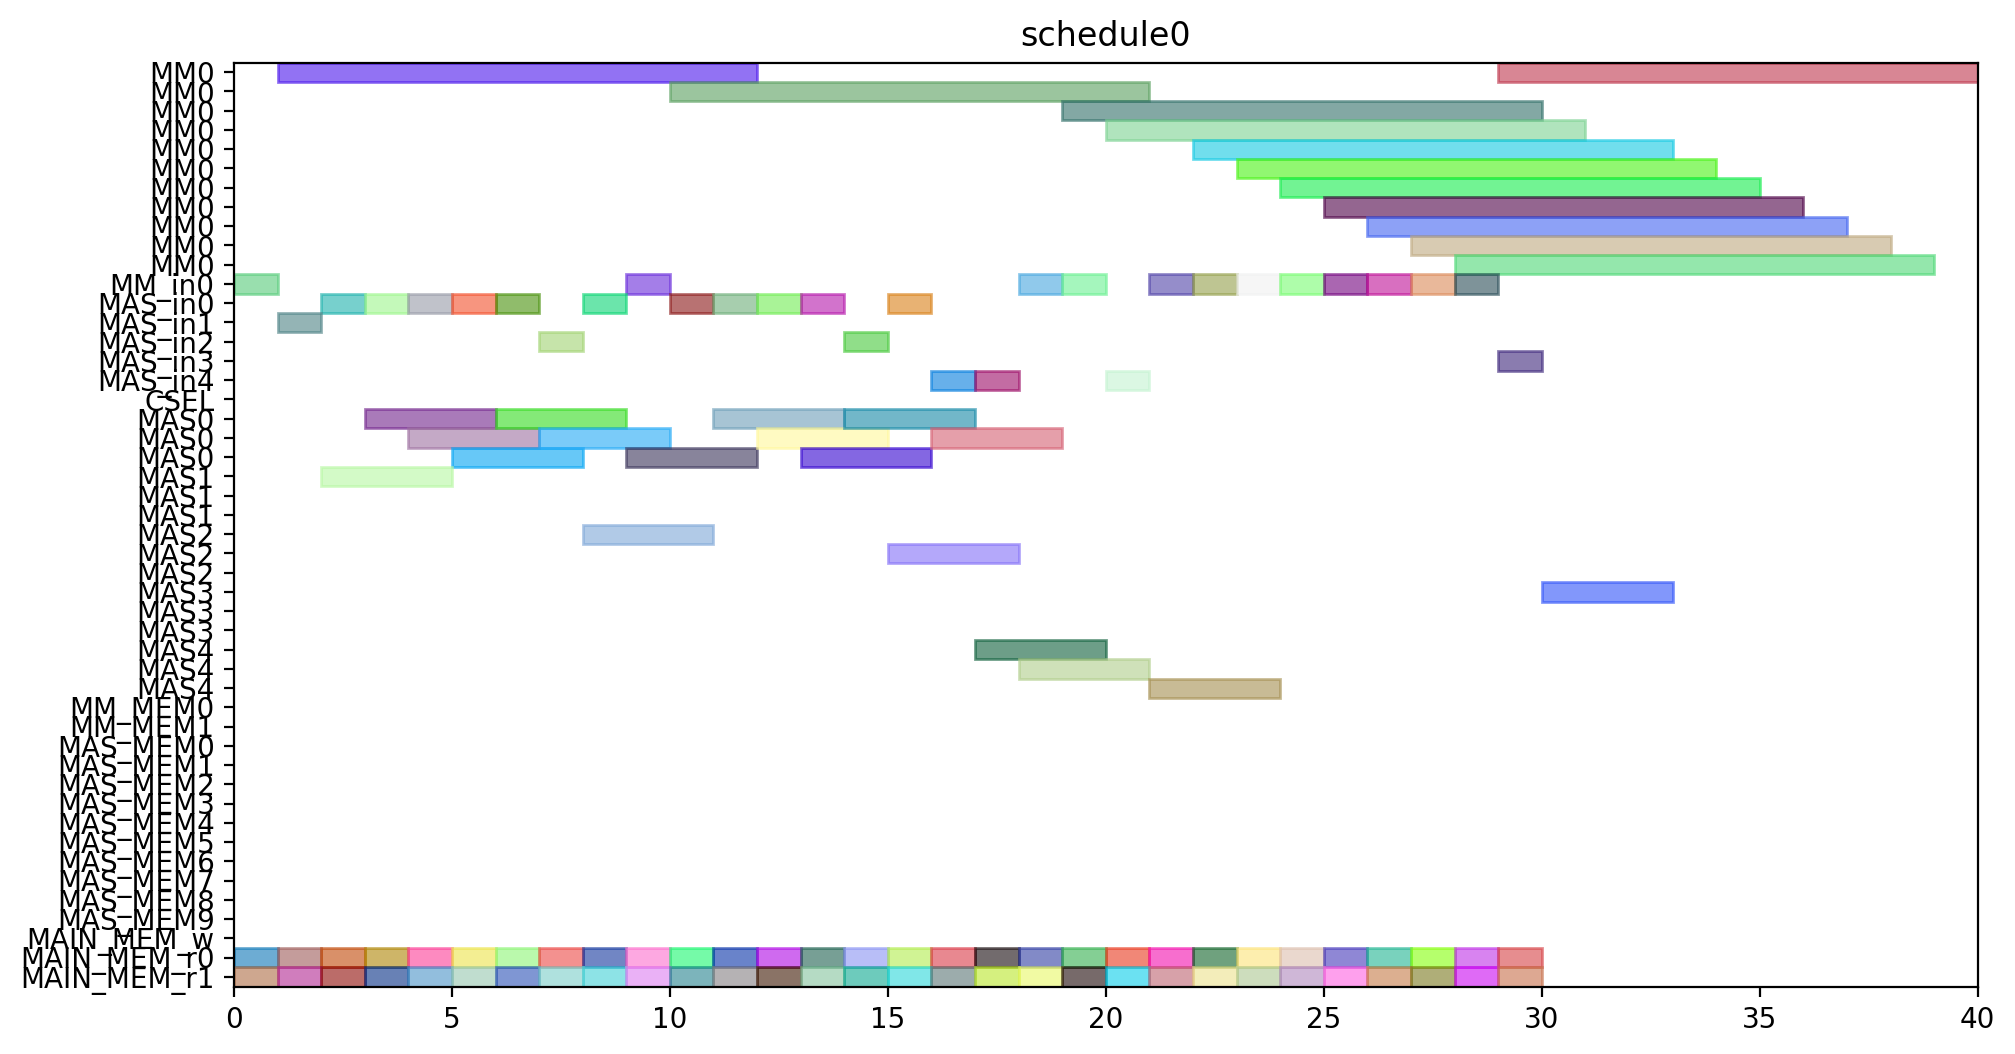

Recreate this plot in Python.
from pyschedule import Scenario, solvers, plotters, alt


def solve():
	horizon = 120
	S = Scenario("schedule0", horizon=horizon)

	# resource
	MM = S.Resources('MM', num=1, size=11)
	MM_in = S.Resources('MM_in', num=1)
	MAS_in = S.Resources('MAS_in', num=5)
	CSEL = S.Resource('CSEL')
	MAS = S.Resources('MAS', num=5, size=3, periods=range(1, horizon))
	MM_MEM = S.Resources('MM_MEM', num=2)
	MAS_MEM = S.Resources('MAS_MEM', num=10)
	MAIN_MEM_w = S.Resource('MAIN_MEM_w', size=1)
	MAIN_MEM_r = S.Resources('MAIN_MEM_r', num=2)

	# result of previous scheduling

	# new tasks
	T1_t0 = S.Task('T1_t0', length=3, delay_cost=1)
	T1_t0 += alt(MAS)
	T1_t0_in = S.Task('T1_t0_in', length=1, delay_cost=1)
	T1_t0_in += alt(MAS_in)
	S += T1_t0_in*MAS_in[0]<=T1_t0*MAS[0]

	S += T1_t0_in*MAS_in[1]<=T1_t0*MAS[1]

	S += T1_t0_in*MAS_in[2]<=T1_t0*MAS[2]

	S += T1_t0_in*MAS_in[3]<=T1_t0*MAS[3]

	S += T1_t0_in*MAS_in[4]<=T1_t0*MAS[4]

	T1_t0_mem0 = S.Task('T1_t0_mem0', length=1, delay_cost=1)
	T1_t0_mem0 += MAIN_MEM_r[0]
	S += T1_t0_mem0 <= T1_t0

	T1_t0_mem1 = S.Task('T1_t0_mem1', length=1, delay_cost=1)
	T1_t0_mem1 += MAIN_MEM_r[1]
	S += T1_t0_mem1 <= T1_t0

	T1_t1 = S.Task('T1_t1', length=3, delay_cost=1)
	T1_t1 += alt(MAS)
	T1_t1_in = S.Task('T1_t1_in', length=1, delay_cost=1)
	T1_t1_in += alt(MAS_in)
	S += T1_t1_in*MAS_in[0]<=T1_t1*MAS[0]

	S += T1_t1_in*MAS_in[1]<=T1_t1*MAS[1]

	S += T1_t1_in*MAS_in[2]<=T1_t1*MAS[2]

	S += T1_t1_in*MAS_in[3]<=T1_t1*MAS[3]

	S += T1_t1_in*MAS_in[4]<=T1_t1*MAS[4]

	T1_t1_mem0 = S.Task('T1_t1_mem0', length=1, delay_cost=1)
	T1_t1_mem0 += MAIN_MEM_r[0]
	S += T1_t1_mem0 <= T1_t1

	T1_t1_mem1 = S.Task('T1_t1_mem1', length=1, delay_cost=1)
	T1_t1_mem1 += MAIN_MEM_r[1]
	S += T1_t1_mem1 <= T1_t1

	T1_t3 = S.Task('T1_t3', length=11, delay_cost=1)
	T1_t3 += alt(MM)
	T1_t3_in = S.Task('T1_t3_in', length=1, delay_cost=1)
	T1_t3_in += alt(MM_in)
	S += T1_t3_in*MM_in[0]<=T1_t3*MM[0]
	T1_t3_mem0 = S.Task('T1_t3_mem0', length=1, delay_cost=1)
	T1_t3_mem0 += MAIN_MEM_r[0]
	S += T1_t3_mem0 <= T1_t3

	T1_t3_mem1 = S.Task('T1_t3_mem1', length=1, delay_cost=1)
	T1_t3_mem1 += MAIN_MEM_r[1]
	S += T1_t3_mem1 <= T1_t3

	T2_t0 = S.Task('T2_t0', length=11, delay_cost=1)
	T2_t0 += alt(MM)
	T2_t0_in = S.Task('T2_t0_in', length=1, delay_cost=1)
	T2_t0_in += alt(MM_in)
	S += T2_t0_in*MM_in[0]<=T2_t0*MM[0]
	T2_t0_mem0 = S.Task('T2_t0_mem0', length=1, delay_cost=1)
	T2_t0_mem0 += MAIN_MEM_r[0]
	S += T2_t0_mem0 <= T2_t0

	T2_t0_mem1 = S.Task('T2_t0_mem1', length=1, delay_cost=1)
	T2_t0_mem1 += MAIN_MEM_r[1]
	S += T2_t0_mem1 <= T2_t0

	T2_t1 = S.Task('T2_t1', length=11, delay_cost=1)
	T2_t1 += alt(MM)
	T2_t1_in = S.Task('T2_t1_in', length=1, delay_cost=1)
	T2_t1_in += alt(MM_in)
	S += T2_t1_in*MM_in[0]<=T2_t1*MM[0]
	T2_t1_mem0 = S.Task('T2_t1_mem0', length=1, delay_cost=1)
	T2_t1_mem0 += MAIN_MEM_r[0]
	S += T2_t1_mem0 <= T2_t1

	T2_t1_mem1 = S.Task('T2_t1_mem1', length=1, delay_cost=1)
	T2_t1_mem1 += MAIN_MEM_r[1]
	S += T2_t1_mem1 <= T2_t1

	T2_t2 = S.Task('T2_t2', length=3, delay_cost=1)
	T2_t2 += alt(MAS)
	T2_t2_in = S.Task('T2_t2_in', length=1, delay_cost=1)
	T2_t2_in += alt(MAS_in)
	S += T2_t2_in*MAS_in[0]<=T2_t2*MAS[0]

	S += T2_t2_in*MAS_in[1]<=T2_t2*MAS[1]

	S += T2_t2_in*MAS_in[2]<=T2_t2*MAS[2]

	S += T2_t2_in*MAS_in[3]<=T2_t2*MAS[3]

	S += T2_t2_in*MAS_in[4]<=T2_t2*MAS[4]

	T2_t2_mem0 = S.Task('T2_t2_mem0', length=1, delay_cost=1)
	T2_t2_mem0 += MAIN_MEM_r[0]
	S += T2_t2_mem0 <= T2_t2

	T2_t2_mem1 = S.Task('T2_t2_mem1', length=1, delay_cost=1)
	T2_t2_mem1 += MAIN_MEM_r[1]
	S += T2_t2_mem1 <= T2_t2

	T2_t3 = S.Task('T2_t3', length=3, delay_cost=1)
	T2_t3 += alt(MAS)
	T2_t3_in = S.Task('T2_t3_in', length=1, delay_cost=1)
	T2_t3_in += alt(MAS_in)
	S += T2_t3_in*MAS_in[0]<=T2_t3*MAS[0]

	S += T2_t3_in*MAS_in[1]<=T2_t3*MAS[1]

	S += T2_t3_in*MAS_in[2]<=T2_t3*MAS[2]

	S += T2_t3_in*MAS_in[3]<=T2_t3*MAS[3]

	S += T2_t3_in*MAS_in[4]<=T2_t3*MAS[4]

	T2_t3_mem0 = S.Task('T2_t3_mem0', length=1, delay_cost=1)
	T2_t3_mem0 += MAIN_MEM_r[0]
	S += T2_t3_mem0 <= T2_t3

	T2_t3_mem1 = S.Task('T2_t3_mem1', length=1, delay_cost=1)
	T2_t3_mem1 += MAIN_MEM_r[1]
	S += T2_t3_mem1 <= T2_t3

	T3_t0 = S.Task('T3_t0', length=11, delay_cost=1)
	T3_t0 += alt(MM)
	T3_t0_in = S.Task('T3_t0_in', length=1, delay_cost=1)
	T3_t0_in += alt(MM_in)
	S += T3_t0_in*MM_in[0]<=T3_t0*MM[0]
	T3_t0_mem0 = S.Task('T3_t0_mem0', length=1, delay_cost=1)
	T3_t0_mem0 += MAIN_MEM_r[0]
	S += T3_t0_mem0 <= T3_t0

	T3_t0_mem1 = S.Task('T3_t0_mem1', length=1, delay_cost=1)
	T3_t0_mem1 += MAIN_MEM_r[1]
	S += T3_t0_mem1 <= T3_t0

	T3_t1 = S.Task('T3_t1', length=11, delay_cost=1)
	T3_t1 += alt(MM)
	T3_t1_in = S.Task('T3_t1_in', length=1, delay_cost=1)
	T3_t1_in += alt(MM_in)
	S += T3_t1_in*MM_in[0]<=T3_t1*MM[0]
	T3_t1_mem0 = S.Task('T3_t1_mem0', length=1, delay_cost=1)
	T3_t1_mem0 += MAIN_MEM_r[0]
	S += T3_t1_mem0 <= T3_t1

	T3_t1_mem1 = S.Task('T3_t1_mem1', length=1, delay_cost=1)
	T3_t1_mem1 += MAIN_MEM_r[1]
	S += T3_t1_mem1 <= T3_t1

	T3_t2 = S.Task('T3_t2', length=3, delay_cost=1)
	T3_t2 += alt(MAS)
	T3_t2_in = S.Task('T3_t2_in', length=1, delay_cost=1)
	T3_t2_in += alt(MAS_in)
	S += T3_t2_in*MAS_in[0]<=T3_t2*MAS[0]

	S += T3_t2_in*MAS_in[1]<=T3_t2*MAS[1]

	S += T3_t2_in*MAS_in[2]<=T3_t2*MAS[2]

	S += T3_t2_in*MAS_in[3]<=T3_t2*MAS[3]

	S += T3_t2_in*MAS_in[4]<=T3_t2*MAS[4]

	T3_t2_mem0 = S.Task('T3_t2_mem0', length=1, delay_cost=1)
	T3_t2_mem0 += MAIN_MEM_r[0]
	S += T3_t2_mem0 <= T3_t2

	T3_t2_mem1 = S.Task('T3_t2_mem1', length=1, delay_cost=1)
	T3_t2_mem1 += MAIN_MEM_r[1]
	S += T3_t2_mem1 <= T3_t2

	T3_t3 = S.Task('T3_t3', length=3, delay_cost=1)
	T3_t3 += alt(MAS)
	T3_t3_in = S.Task('T3_t3_in', length=1, delay_cost=1)
	T3_t3_in += alt(MAS_in)
	S += T3_t3_in*MAS_in[0]<=T3_t3*MAS[0]

	S += T3_t3_in*MAS_in[1]<=T3_t3*MAS[1]

	S += T3_t3_in*MAS_in[2]<=T3_t3*MAS[2]

	S += T3_t3_in*MAS_in[3]<=T3_t3*MAS[3]

	S += T3_t3_in*MAS_in[4]<=T3_t3*MAS[4]

	T3_t3_mem0 = S.Task('T3_t3_mem0', length=1, delay_cost=1)
	T3_t3_mem0 += MAIN_MEM_r[0]
	S += T3_t3_mem0 <= T3_t3

	T3_t3_mem1 = S.Task('T3_t3_mem1', length=1, delay_cost=1)
	T3_t3_mem1 += MAIN_MEM_r[1]
	S += T3_t3_mem1 <= T3_t3

	T4_t0 = S.Task('T4_t0', length=11, delay_cost=1)
	T4_t0 += alt(MM)
	T4_t0_in = S.Task('T4_t0_in', length=1, delay_cost=1)
	T4_t0_in += alt(MM_in)
	S += T4_t0_in*MM_in[0]<=T4_t0*MM[0]
	T4_t0_mem0 = S.Task('T4_t0_mem0', length=1, delay_cost=1)
	T4_t0_mem0 += MAIN_MEM_r[0]
	S += T4_t0_mem0 <= T4_t0

	T4_t0_mem1 = S.Task('T4_t0_mem1', length=1, delay_cost=1)
	T4_t0_mem1 += MAIN_MEM_r[1]
	S += T4_t0_mem1 <= T4_t0

	T4_t1 = S.Task('T4_t1', length=11, delay_cost=1)
	T4_t1 += alt(MM)
	T4_t1_in = S.Task('T4_t1_in', length=1, delay_cost=1)
	T4_t1_in += alt(MM_in)
	S += T4_t1_in*MM_in[0]<=T4_t1*MM[0]
	T4_t1_mem0 = S.Task('T4_t1_mem0', length=1, delay_cost=1)
	T4_t1_mem0 += MAIN_MEM_r[0]
	S += T4_t1_mem0 <= T4_t1

	T4_t1_mem1 = S.Task('T4_t1_mem1', length=1, delay_cost=1)
	T4_t1_mem1 += MAIN_MEM_r[1]
	S += T4_t1_mem1 <= T4_t1

	T4_t2 = S.Task('T4_t2', length=3, delay_cost=1)
	T4_t2 += alt(MAS)
	T4_t2_in = S.Task('T4_t2_in', length=1, delay_cost=1)
	T4_t2_in += alt(MAS_in)
	S += T4_t2_in*MAS_in[0]<=T4_t2*MAS[0]

	S += T4_t2_in*MAS_in[1]<=T4_t2*MAS[1]

	S += T4_t2_in*MAS_in[2]<=T4_t2*MAS[2]

	S += T4_t2_in*MAS_in[3]<=T4_t2*MAS[3]

	S += T4_t2_in*MAS_in[4]<=T4_t2*MAS[4]

	T4_t2_mem0 = S.Task('T4_t2_mem0', length=1, delay_cost=1)
	T4_t2_mem0 += MAIN_MEM_r[0]
	S += T4_t2_mem0 <= T4_t2

	T4_t2_mem1 = S.Task('T4_t2_mem1', length=1, delay_cost=1)
	T4_t2_mem1 += MAIN_MEM_r[1]
	S += T4_t2_mem1 <= T4_t2

	T4_t3 = S.Task('T4_t3', length=3, delay_cost=1)
	T4_t3 += alt(MAS)
	T4_t3_in = S.Task('T4_t3_in', length=1, delay_cost=1)
	T4_t3_in += alt(MAS_in)
	S += T4_t3_in*MAS_in[0]<=T4_t3*MAS[0]

	S += T4_t3_in*MAS_in[1]<=T4_t3*MAS[1]

	S += T4_t3_in*MAS_in[2]<=T4_t3*MAS[2]

	S += T4_t3_in*MAS_in[3]<=T4_t3*MAS[3]

	S += T4_t3_in*MAS_in[4]<=T4_t3*MAS[4]

	T4_t3_mem0 = S.Task('T4_t3_mem0', length=1, delay_cost=1)
	T4_t3_mem0 += MAIN_MEM_r[0]
	S += T4_t3_mem0 <= T4_t3

	T4_t3_mem1 = S.Task('T4_t3_mem1', length=1, delay_cost=1)
	T4_t3_mem1 += MAIN_MEM_r[1]
	S += T4_t3_mem1 <= T4_t3

	T5_t0 = S.Task('T5_t0', length=3, delay_cost=1)
	T5_t0 += alt(MAS)
	T5_t0_in = S.Task('T5_t0_in', length=1, delay_cost=1)
	T5_t0_in += alt(MAS_in)
	S += T5_t0_in*MAS_in[0]<=T5_t0*MAS[0]

	S += T5_t0_in*MAS_in[1]<=T5_t0*MAS[1]

	S += T5_t0_in*MAS_in[2]<=T5_t0*MAS[2]

	S += T5_t0_in*MAS_in[3]<=T5_t0*MAS[3]

	S += T5_t0_in*MAS_in[4]<=T5_t0*MAS[4]

	T5_t0_mem0 = S.Task('T5_t0_mem0', length=1, delay_cost=1)
	T5_t0_mem0 += MAIN_MEM_r[0]
	S += T5_t0_mem0 <= T5_t0

	T5_t0_mem1 = S.Task('T5_t0_mem1', length=1, delay_cost=1)
	T5_t0_mem1 += MAIN_MEM_r[1]
	S += T5_t0_mem1 <= T5_t0

	T5_t1 = S.Task('T5_t1', length=3, delay_cost=1)
	T5_t1 += alt(MAS)
	T5_t1_in = S.Task('T5_t1_in', length=1, delay_cost=1)
	T5_t1_in += alt(MAS_in)
	S += T5_t1_in*MAS_in[0]<=T5_t1*MAS[0]

	S += T5_t1_in*MAS_in[1]<=T5_t1*MAS[1]

	S += T5_t1_in*MAS_in[2]<=T5_t1*MAS[2]

	S += T5_t1_in*MAS_in[3]<=T5_t1*MAS[3]

	S += T5_t1_in*MAS_in[4]<=T5_t1*MAS[4]

	T5_t1_mem0 = S.Task('T5_t1_mem0', length=1, delay_cost=1)
	T5_t1_mem0 += MAIN_MEM_r[0]
	S += T5_t1_mem0 <= T5_t1

	T5_t1_mem1 = S.Task('T5_t1_mem1', length=1, delay_cost=1)
	T5_t1_mem1 += MAIN_MEM_r[1]
	S += T5_t1_mem1 <= T5_t1

	T5_t3 = S.Task('T5_t3', length=11, delay_cost=1)
	T5_t3 += alt(MM)
	T5_t3_in = S.Task('T5_t3_in', length=1, delay_cost=1)
	T5_t3_in += alt(MM_in)
	S += T5_t3_in*MM_in[0]<=T5_t3*MM[0]
	T5_t3_mem0 = S.Task('T5_t3_mem0', length=1, delay_cost=1)
	T5_t3_mem0 += MAIN_MEM_r[0]
	S += T5_t3_mem0 <= T5_t3

	T5_t3_mem1 = S.Task('T5_t3_mem1', length=1, delay_cost=1)
	T5_t3_mem1 += MAIN_MEM_r[1]
	S += T5_t3_mem1 <= T5_t3

	T6_t0 = S.Task('T6_t0', length=11, delay_cost=1)
	T6_t0 += alt(MM)
	T6_t0_in = S.Task('T6_t0_in', length=1, delay_cost=1)
	T6_t0_in += alt(MM_in)
	S += T6_t0_in*MM_in[0]<=T6_t0*MM[0]
	T6_t0_mem0 = S.Task('T6_t0_mem0', length=1, delay_cost=1)
	T6_t0_mem0 += MAIN_MEM_r[0]
	S += T6_t0_mem0 <= T6_t0

	T6_t0_mem1 = S.Task('T6_t0_mem1', length=1, delay_cost=1)
	T6_t0_mem1 += MAIN_MEM_r[1]
	S += T6_t0_mem1 <= T6_t0

	T6_t1 = S.Task('T6_t1', length=11, delay_cost=1)
	T6_t1 += alt(MM)
	T6_t1_in = S.Task('T6_t1_in', length=1, delay_cost=1)
	T6_t1_in += alt(MM_in)
	S += T6_t1_in*MM_in[0]<=T6_t1*MM[0]
	T6_t1_mem0 = S.Task('T6_t1_mem0', length=1, delay_cost=1)
	T6_t1_mem0 += MAIN_MEM_r[0]
	S += T6_t1_mem0 <= T6_t1

	T6_t1_mem1 = S.Task('T6_t1_mem1', length=1, delay_cost=1)
	T6_t1_mem1 += MAIN_MEM_r[1]
	S += T6_t1_mem1 <= T6_t1

	T6_t2 = S.Task('T6_t2', length=3, delay_cost=1)
	T6_t2 += alt(MAS)
	T6_t2_in = S.Task('T6_t2_in', length=1, delay_cost=1)
	T6_t2_in += alt(MAS_in)
	S += T6_t2_in*MAS_in[0]<=T6_t2*MAS[0]

	S += T6_t2_in*MAS_in[1]<=T6_t2*MAS[1]

	S += T6_t2_in*MAS_in[2]<=T6_t2*MAS[2]

	S += T6_t2_in*MAS_in[3]<=T6_t2*MAS[3]

	S += T6_t2_in*MAS_in[4]<=T6_t2*MAS[4]

	T6_t2_mem0 = S.Task('T6_t2_mem0', length=1, delay_cost=1)
	T6_t2_mem0 += MAIN_MEM_r[0]
	S += T6_t2_mem0 <= T6_t2

	T6_t2_mem1 = S.Task('T6_t2_mem1', length=1, delay_cost=1)
	T6_t2_mem1 += MAIN_MEM_r[1]
	S += T6_t2_mem1 <= T6_t2

	T6_t3 = S.Task('T6_t3', length=3, delay_cost=1)
	T6_t3 += alt(MAS)
	T6_t3_in = S.Task('T6_t3_in', length=1, delay_cost=1)
	T6_t3_in += alt(MAS_in)
	S += T6_t3_in*MAS_in[0]<=T6_t3*MAS[0]

	S += T6_t3_in*MAS_in[1]<=T6_t3*MAS[1]

	S += T6_t3_in*MAS_in[2]<=T6_t3*MAS[2]

	S += T6_t3_in*MAS_in[3]<=T6_t3*MAS[3]

	S += T6_t3_in*MAS_in[4]<=T6_t3*MAS[4]

	T6_t3_mem0 = S.Task('T6_t3_mem0', length=1, delay_cost=1)
	T6_t3_mem0 += MAIN_MEM_r[0]
	S += T6_t3_mem0 <= T6_t3

	T6_t3_mem1 = S.Task('T6_t3_mem1', length=1, delay_cost=1)
	T6_t3_mem1 += MAIN_MEM_r[1]
	S += T6_t3_mem1 <= T6_t3

	T7_t0 = S.Task('T7_t0', length=11, delay_cost=1)
	T7_t0 += alt(MM)
	T7_t0_in = S.Task('T7_t0_in', length=1, delay_cost=1)
	T7_t0_in += alt(MM_in)
	S += T7_t0_in*MM_in[0]<=T7_t0*MM[0]
	T7_t0_mem0 = S.Task('T7_t0_mem0', length=1, delay_cost=1)
	T7_t0_mem0 += MAIN_MEM_r[0]
	S += T7_t0_mem0 <= T7_t0

	T7_t0_mem1 = S.Task('T7_t0_mem1', length=1, delay_cost=1)
	T7_t0_mem1 += MAIN_MEM_r[1]
	S += T7_t0_mem1 <= T7_t0

	T7_t1 = S.Task('T7_t1', length=11, delay_cost=1)
	T7_t1 += alt(MM)
	T7_t1_in = S.Task('T7_t1_in', length=1, delay_cost=1)
	T7_t1_in += alt(MM_in)
	S += T7_t1_in*MM_in[0]<=T7_t1*MM[0]
	T7_t1_mem0 = S.Task('T7_t1_mem0', length=1, delay_cost=1)
	T7_t1_mem0 += MAIN_MEM_r[0]
	S += T7_t1_mem0 <= T7_t1

	T7_t1_mem1 = S.Task('T7_t1_mem1', length=1, delay_cost=1)
	T7_t1_mem1 += MAIN_MEM_r[1]
	S += T7_t1_mem1 <= T7_t1

	T7_t2 = S.Task('T7_t2', length=3, delay_cost=1)
	T7_t2 += alt(MAS)
	T7_t2_in = S.Task('T7_t2_in', length=1, delay_cost=1)
	T7_t2_in += alt(MAS_in)
	S += T7_t2_in*MAS_in[0]<=T7_t2*MAS[0]

	S += T7_t2_in*MAS_in[1]<=T7_t2*MAS[1]

	S += T7_t2_in*MAS_in[2]<=T7_t2*MAS[2]

	S += T7_t2_in*MAS_in[3]<=T7_t2*MAS[3]

	S += T7_t2_in*MAS_in[4]<=T7_t2*MAS[4]

	T7_t2_mem0 = S.Task('T7_t2_mem0', length=1, delay_cost=1)
	T7_t2_mem0 += MAIN_MEM_r[0]
	S += T7_t2_mem0 <= T7_t2

	T7_t2_mem1 = S.Task('T7_t2_mem1', length=1, delay_cost=1)
	T7_t2_mem1 += MAIN_MEM_r[1]
	S += T7_t2_mem1 <= T7_t2

	T7_t3 = S.Task('T7_t3', length=3, delay_cost=1)
	T7_t3 += alt(MAS)
	T7_t3_in = S.Task('T7_t3_in', length=1, delay_cost=1)
	T7_t3_in += alt(MAS_in)
	S += T7_t3_in*MAS_in[0]<=T7_t3*MAS[0]

	S += T7_t3_in*MAS_in[1]<=T7_t3*MAS[1]

	S += T7_t3_in*MAS_in[2]<=T7_t3*MAS[2]

	S += T7_t3_in*MAS_in[3]<=T7_t3*MAS[3]

	S += T7_t3_in*MAS_in[4]<=T7_t3*MAS[4]

	T7_t3_mem0 = S.Task('T7_t3_mem0', length=1, delay_cost=1)
	T7_t3_mem0 += MAIN_MEM_r[0]
	S += T7_t3_mem0 <= T7_t3

	T7_t3_mem1 = S.Task('T7_t3_mem1', length=1, delay_cost=1)
	T7_t3_mem1 += MAIN_MEM_r[1]
	S += T7_t3_mem1 <= T7_t3

	T8_t2 = S.Task('T8_t2', length=3, delay_cost=1)
	T8_t2 += alt(MAS)
	T8_t2_in = S.Task('T8_t2_in', length=1, delay_cost=1)
	T8_t2_in += alt(MAS_in)
	S += T8_t2_in*MAS_in[0]<=T8_t2*MAS[0]

	S += T8_t2_in*MAS_in[1]<=T8_t2*MAS[1]

	S += T8_t2_in*MAS_in[2]<=T8_t2*MAS[2]

	S += T8_t2_in*MAS_in[3]<=T8_t2*MAS[3]

	S += T8_t2_in*MAS_in[4]<=T8_t2*MAS[4]

	T8_t2_mem0 = S.Task('T8_t2_mem0', length=1, delay_cost=1)
	T8_t2_mem0 += MAIN_MEM_r[0]
	S += T8_t2_mem0 <= T8_t2

	T8_t2_mem1 = S.Task('T8_t2_mem1', length=1, delay_cost=1)
	T8_t2_mem1 += MAIN_MEM_r[1]
	S += T8_t2_mem1 <= T8_t2

	T9_t2 = S.Task('T9_t2', length=3, delay_cost=1)
	T9_t2 += alt(MAS)
	T9_t2_in = S.Task('T9_t2_in', length=1, delay_cost=1)
	T9_t2_in += alt(MAS_in)
	S += T9_t2_in*MAS_in[0]<=T9_t2*MAS[0]

	S += T9_t2_in*MAS_in[1]<=T9_t2*MAS[1]

	S += T9_t2_in*MAS_in[2]<=T9_t2*MAS[2]

	S += T9_t2_in*MAS_in[3]<=T9_t2*MAS[3]

	S += T9_t2_in*MAS_in[4]<=T9_t2*MAS[4]

	T9_t2_mem0 = S.Task('T9_t2_mem0', length=1, delay_cost=1)
	T9_t2_mem0 += MAIN_MEM_r[0]
	S += T9_t2_mem0 <= T9_t2

	T9_t2_mem1 = S.Task('T9_t2_mem1', length=1, delay_cost=1)
	T9_t2_mem1 += MAIN_MEM_r[1]
	S += T9_t2_mem1 <= T9_t2

	T10_t2 = S.Task('T10_t2', length=3, delay_cost=1)
	T10_t2 += alt(MAS)
	T10_t2_in = S.Task('T10_t2_in', length=1, delay_cost=1)
	T10_t2_in += alt(MAS_in)
	S += T10_t2_in*MAS_in[0]<=T10_t2*MAS[0]

	S += T10_t2_in*MAS_in[1]<=T10_t2*MAS[1]

	S += T10_t2_in*MAS_in[2]<=T10_t2*MAS[2]

	S += T10_t2_in*MAS_in[3]<=T10_t2*MAS[3]

	S += T10_t2_in*MAS_in[4]<=T10_t2*MAS[4]

	T10_t2_mem0 = S.Task('T10_t2_mem0', length=1, delay_cost=1)
	T10_t2_mem0 += MAIN_MEM_r[0]
	S += T10_t2_mem0 <= T10_t2

	T10_t2_mem1 = S.Task('T10_t2_mem1', length=1, delay_cost=1)
	T10_t2_mem1 += MAIN_MEM_r[1]
	S += T10_t2_mem1 <= T10_t2

	T11_t2 = S.Task('T11_t2', length=3, delay_cost=1)
	T11_t2 += alt(MAS)
	T11_t2_in = S.Task('T11_t2_in', length=1, delay_cost=1)
	T11_t2_in += alt(MAS_in)
	S += T11_t2_in*MAS_in[0]<=T11_t2*MAS[0]

	S += T11_t2_in*MAS_in[1]<=T11_t2*MAS[1]

	S += T11_t2_in*MAS_in[2]<=T11_t2*MAS[2]

	S += T11_t2_in*MAS_in[3]<=T11_t2*MAS[3]

	S += T11_t2_in*MAS_in[4]<=T11_t2*MAS[4]

	T11_t2_mem0 = S.Task('T11_t2_mem0', length=1, delay_cost=1)
	T11_t2_mem0 += MAIN_MEM_r[0]
	S += T11_t2_mem0 <= T11_t2

	T11_t2_mem1 = S.Task('T11_t2_mem1', length=1, delay_cost=1)
	T11_t2_mem1 += MAIN_MEM_r[1]
	S += T11_t2_mem1 <= T11_t2

	solvers.mip.solve(S,msg=1,kind='CPLEX',ratio_gap=1.01)

	solution = [['hoge']*len(S.solution()[1]) for i in range(len(S.solution()))]
	for i in range(len(S.solution())):
		for j in range(len(S.solution()[i])):
			solution[i][j]=str(S.solution()[i][j])
	print(solution)

	cycles = int(solution[-1][3])

	pic_file_name = "/mnt/rose/usr1/fukuda/ABE/multiRAM_multiMAS_16mux/scheduling_result/stage11MM1_stage3MAS5/EP2_LADDERMUL/schedule0.png"
	if(S.solution() != []):
		plotters.matplotlib.plot(S,img_filename=pic_file_name, show_task_labels=False, fig_size=(cycles*0.25+3, 6))

	return solution
